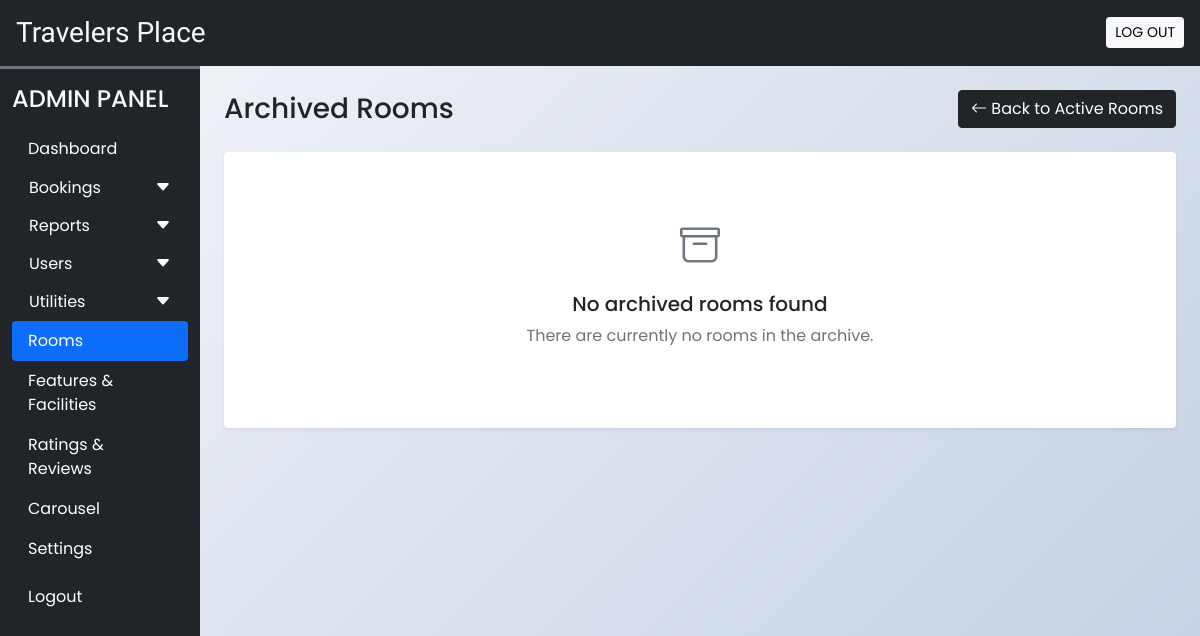
Page /admin/archived_rooms.php (signed in) on the earlier database version.
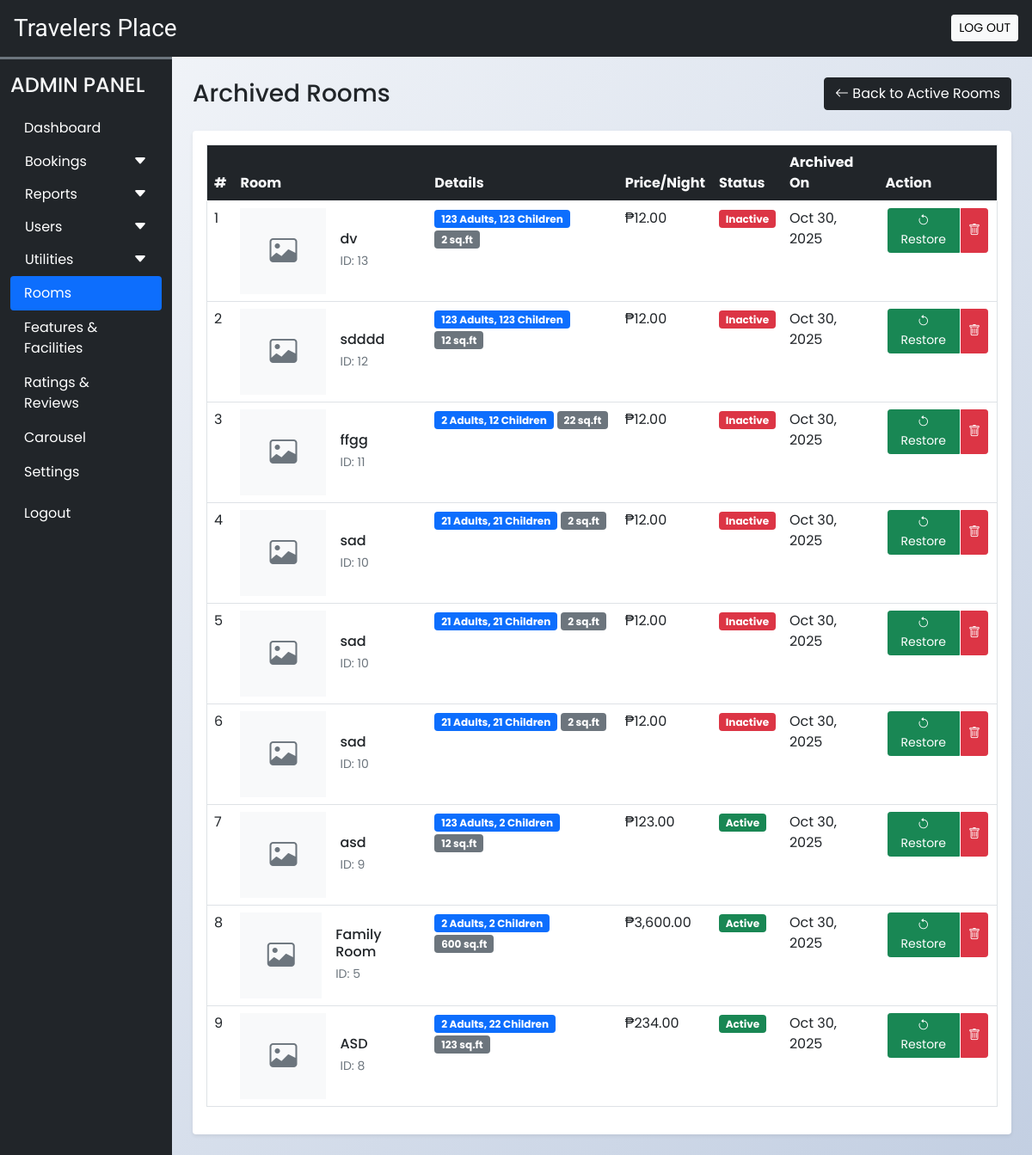
Same page on the later database version.
### tables this page shows
CREATE TABLE `archived_rooms` (
  `id` int(11) NOT NULL AUTO_INCREMENT,
  `room_id` int(11) NOT NULL,
  `name` varchar(50) NOT NULL,
  `area` int(11) NOT NULL,
  `price` int(11) NOT NULL,
  `quantity` int(11) NOT NULL,
  `adult` int(11) NOT NULL,
  `children` int(11) NOT NULL,
  `description` mediumtext NOT NULL,
  `status` tinyint(4) NOT NULL DEFAULT 1,
  `removed` tinyint(4) NOT NULL DEFAULT 1,
  `archived_at` datetime NOT NULL DEFAULT current_timestamp(),
  PRIMARY KEY (`id`),
  KEY `room_id` (`room_id`)
);

### admin/archived_rooms.php (the view, shortened to what this page needs)
<?php
require('inc/db_config.php');
$query = "SELECT ar.*,
          (SELECT image FROM archived_room_images WHERE room_id = ar.id LIMIT 1) as thumbnail,
          (SELECT GROUP_CONCAT(f.name)
           FROM archived_room_features arf
           JOIN features f ON arf.features_id = f.id
           WHERE arf.room_id = ar.id) as features,
          (SELECT GROUP_CONCAT(f.name)
           FROM archived_room_facilities arf
           JOIN facilities f ON arf.facilities_id = f.id
           WHERE arf.room_id = ar.id) as facilities
          FROM archived_rooms ar
          ORDER BY ar.archived_at DESC";
$res = mysqli_query($con, $query);
?>
<!DOCTYPE html>
<html lang="en">
<head>
  <?php require('inc/links.php'); ?>
  <link rel="stylesheet" href="https://cdn.datatables.net/1.13.6/css/dataTables.bootstrap5.min.css">
</head>
<body class="bg-light">
  <?php require('inc/header.php'); ?>
  <div class="container-fluid" id="main-content">
    <div class="row">
      <div class="col-lg-10 ms-auto p-4 overflow-hidden">
        <div class="d-flex justify-content-between align-items-center mb-4">
          <h3 class="mb-0">Archived Rooms</h3>
          <a href="rooms.php" class="btn btn-dark">
            <i class="bi bi-arrow-left"></i> Back to Active Rooms
          </a>
        </div>
        <div class="card border-0 shadow-sm">
          <div class="card-body">
            <?php if(mysqli_num_rows($res) == 0): ?>
              <div class="text-center py-5">
                <i class="bi bi-archive fs-1 text-muted"></i>
                <h5 class="mt-3">No archived rooms found</h5>
                <p class="text-muted">There are currently no rooms in the archive.</p>
              </div>
            <?php else: ?>
              <div class="table-responsive">
                <table class="table table-hover border" id="archiveTable">
                  <thead>
                    <tr class="bg-dark text-light">
                      <th>#</th>
                      <th>Room</th>
                      <th>Details</th>
                      <th>Price/Night</th>
                      <th>Status</th>
                      <th>Archived On</th>
                      <th>Action</th>
                    </tr>
                  </thead>
                  <tbody>
                    <?php
                    $i = 1;
                    while($room = mysqli_fetch_assoc($res)):
                      $status = $room['status'] == 1 ? 'Active' : 'Inactive';
                      $status_class = $room['status'] == 1 ? 'success' : 'danger';
                    ?>
                      <tr>
                        <td><?php echo $i++; ?></td>
                        <td>
                          <div class="d-flex align-items-center">
                            <?php if(!empty($room['thumbnail'])): ?>
                              <img src="<?php echo $room['thumbnail']; ?>" class="room-image me-3" alt="<?php echo htmlspecialchars($room['name']); ?>">
                            <?php else: ?>
                              <div class="bg-light d-flex align-items-center justify-content-center me-3" style="width: 100px; height: 100px;">
                                <i class="bi bi-image text-muted" style="font-size: 2rem;"></i>
                              </div>
                            <?php endif; ?>
                            <div>
                              <h6 class="mb-1"><?php echo htmlspecialchars($room['name']); ?></h6>
                              <small class="text-muted">ID: <?php echo $room['room_id']; ?></small>
                            </div>
                          </div>
                        </td>
                        <td>
                          <div class="mb-2">
                            <span class="badge bg-primary"><?php echo $room['adult']; ?> Adults, <?php echo $room['children']; ?> Children</span>
                            <span class="badge bg-secondary"><?php echo $room['area']; ?> sq.ft</span>
                          </div>
                        </td>
                        <td>₱<?php echo number_format($room['price'], 2); ?></td>
                        <td><span class="badge bg-<?php echo $status_class; ?>"><?php echo $status; ?></span></td>
                        <td><?php echo date('M d, Y', strtotime($room['archived_at'])); ?></td>
                        <td>
                          <div class="btn-group action-btns">
                            <button class="btn btn-sm btn-success" onclick="restoreRoom(<?php echo $room['id']; ?>)">
                              <i class="bi bi-arrow-counterclockwise"></i> Restore
                            </button>
                            <button class="btn btn-sm btn-danger" onclick="deleteRoom(<?php echo $room['id']; ?>)">
                              <i class="bi bi-trash"></i>
                            </button>
                          </div>
                        </td>
                      </tr>
                    <?php endwhile; ?>
                  </tbody>
                </table>
              </div>
            <?php endif; ?>
          </div>
        </div>
      </div>
    </div>
  </div>
</body>
</html>

### admin/inc/links.php (shortened to what this page needs)
<link rel="stylesheet" href="https://cdn.jsdelivr.net/npm/bootstrap-icons@1.9.1/font/bootstrap-icons.css">
<link href="https://cdn.jsdelivr.net/npm/bootstrap@5.0.2/dist/css/bootstrap.min.css" rel="stylesheet">
<link rel="stylesheet" href="css/common.css?v=<?php echo filemtime('css/common.css'); ?>">

### admin/inc/header.php (shortened to what this page needs)
<?php
  $admin_role = $_SESSION['adminRole'] ?? 'admin';
?>
<div class="container-fluid bg-dark text-light p-3 d-flex align-items-center justify-content-between sticky-top">
  <h3 class="mb-0 h-font">Travelers Place</h3>
  <a href="logout.php" id="admin-logout" class="btn btn-light btn-sm">LOG OUT</a>
</div>
<div class="col-lg-2 bg-dark border-top border-3 border-secondary" id="dashboard-menu">
  <nav class="navbar navbar-expand-lg navbar-dark">
    <div class="container-fluid flex-lg-column align-items-stretch">
      <h4 class="mt-2 text-light">ADMIN PANEL</h4>
      <div class="collapse navbar-collapse flex-column align-items-stretch mt-2" id="adminDropdown">
        <ul class="nav nav-pills flex-column">
          <li class="nav-item">
            <a class="nav-link text-white" href="dashboard.php">Dashboard</a>
          </li>
          <button class="btn text-white px-3 w-100 shadow-none text-start d-flex align-items-center justify-content-between" type="button" data-bs-toggle="collapse" data-bs-target="#bookingLinks">
            <span>Bookings</span>
            <span><i class="bi bi-caret-down-fill"></i></span>
          </button>
          <button class="btn text-white px-3 w-100 shadow-none text-start d-flex align-items-center justify-content-between" type="button" data-bs-toggle="collapse" data-bs-target="#reportsLinks">
            <span>Reports</span>
            <span><i class="bi bi-caret-down-fill"></i></span>
          </button>
          <?php if($admin_role === 'admin'): ?>
            <button class="btn text-white px-3 w-100 shadow-none text-start d-flex align-items-center justify-content-between" type="button" data-bs-toggle="collapse" data-bs-target="#usersLinks">
              <span>Users</span>
              <span><i class="bi bi-caret-down-fill"></i></span>
            </button>
            <button class="btn text-white px-3 w-100 shadow-none text-start d-flex align-items-center justify-content-between" type="button" data-bs-toggle="collapse" data-bs-target="#utilitiesLinks">
              <span>Utilities</span>
              <span><i class="bi bi-caret-down-fill"></i></span>
            </button>
            <li class="nav-item">
              <a class="nav-link text-white" href="rooms.php">Rooms</a>
            </li>
            <li class="nav-item">
              <a class="nav-link text-white" href="features_facilities.php">Features & Facilities</a>
            </li>
            <li class="nav-item">
              <a class="nav-link text-white" href="rate_review.php">Ratings & Reviews</a>
            </li>
            <li class="nav-item">
              <a class="nav-link text-white" href="carousel.php">Carousel</a>
            </li>
            <li class="nav-item">
              <a class="nav-link text-white" href="settings.php">Settings</a>
            </li>
          <?php else: ?>
            <li class="nav-item">
              <a class="nav-link text-white" href="change_password.php">Change Password</a>
            </li>
          <?php endif; ?>
          <li class="nav-item mt-2">
            <a class="nav-link text-white" href="logout.php">Logout</a>
          </li>
        </ul>
      </div>
    </div>
  </nav>
</div>

### admin/css/common.css (style rules this page uses)
:root { --teal: #2ec1ac; --teal_hover: #279e8c; }
* { font-family: 'Poppins', sans-serif; }
.h-font { font-family: 'Merienda', cursive; }
#dashboard-menu { position: fixed; height: 100%; z-index: 11; }
body.bg-light { background: linear-gradient(135deg, #f5f7fa 0%, #c3cfe2 100%); min-height: 100vh; }

### admin/archived_rooms.php (style rules this page uses)
.action-btns .btn { margin: 0 2px; }

Differences in the rows shown:
added archived_rooms: name "dv", room "13", adult "123", children "123", area "2", price "12.00", status "Inactive", archived_at "Oct 30, 2025"
added archived_rooms: name "sdddd", room "12", adult "123", children "123", area "12", price "12.00", status "Inactive", archived_at "Oct 30, 2025"
added archived_rooms: name "ffgg", room "11", adult "2", children "12", area "22", price "12.00", status "Inactive", archived_at "Oct 30, 2025"
added archived_rooms: name "sad", room "10", adult "21", children "21", area "2", price "12.00", status "Inactive", archived_at "Oct 30, 2025"
added archived_rooms: name "sad", room "10", adult "21", children "21", area "2", price "12.00", status "Inactive", archived_at "Oct 30, 2025"
added archived_rooms: name "sad", room "10", adult "21", children "21", area "2", price "12.00", status "Inactive", archived_at "Oct 30, 2025"
added archived_rooms: name "asd", room "9", adult "123", children "2", area "12", price "123.00", status "Active", archived_at "Oct 30, 2025"
added archived_rooms: name "Family Room", room "5", adult "2", children "2", area "600", price "3,600.00", status "Active", archived_at "Oct 30, 2025"
added archived_rooms: name "ASD", room "8", adult "2", children "22", area "123", price "234.00", status "Active", archived_at "Oct 30, 2025"
Other differences:
text no longer shown: "No archived rooms found There are currently no rooms in the archive."
text now shown: "# Room Details Price/Night Status Archived On Action"
